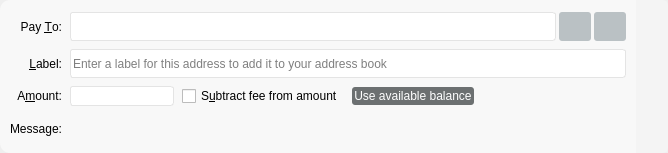
<?xml version="1.0" encoding="UTF-8"?>
<ui version="4.0">
 <class>SendCoinsEntry</class>
 <widget class="QFrame" name="SendCoinsEntry">
  <property name="geometry">
   <rect>
    <x>0</x>
    <y>0</y>
    <width>668</width>
    <height>153</height>
   </rect>
  </property>
  <property name="styleSheet">
   <string notr="true">QFrame {
    border-width: 0px;
}

QPushButton {
border-radius : 3px;
border-width: 0px;
background-color: rgb(186, 193, 196);
}

QPushButton#deleteButton {
border-radius : 0px;
border-top-right-radius : 5px;
border-bottom-right-radius: 5px;
border-width: 0px;
background-color:  rgb(244, 244, 244)
}

QLineEdit , BitcoinAmountField {
    border-radius : 3px;
	border-color: rgb(228, 228, 228);
    border-style: solid;
    border-width: 1px;
}

#useAvailableBalanceButton {
	color : #ffffff;
  
	background-color: rgb(108, 112, 113);
   padding: 2px;
}</string>
  </property>
  <property name="lineWidth">
   <number>0</number>
  </property>
  <layout class="QHBoxLayout" name="horizontalLayout_3">
   <property name="spacing">
    <number>0</number>
   </property>
   <property name="leftMargin">
    <number>0</number>
   </property>
   <property name="topMargin">
    <number>0</number>
   </property>
   <property name="rightMargin">
    <number>0</number>
   </property>
   <property name="bottomMargin">
    <number>0</number>
   </property>
   <item>
    <widget class="QStackedWidget" name="stack">
     <property name="palette">
      <palette>
       <active/>
       <inactive/>
       <disabled/>
      </palette>
     </property>
     <property name="focusPolicy">
      <enum>Qt::TabFocus</enum>
     </property>
     <property name="windowOpacity">
      <double>1.000000000000000</double>
     </property>
     <property name="autoFillBackground">
      <bool>false</bool>
     </property>
     <property name="styleSheet">
      <string notr="true"/>
     </property>
     <property name="lineWidth">
      <number>0</number>
     </property>
     <property name="currentIndex">
      <number>0</number>
     </property>
     <widget class="QFrame" name="SendCoins">
      <property name="toolTip">
       <string>This is a normal payment.</string>
      </property>
      <property name="styleSheet">
       <string notr="true">QFrame {
border-radius: 3px;
}

.QFrame {
	background-color: rgb(248, 248, 248);
    border-width: 0px;

border-radius : 0px;
border-top-left-radius : 10px;
border-bottom-left-radius: 10px;
border-width: 0px;

}

</string>
      </property>
      <property name="frameShape">
       <enum>QFrame::NoFrame</enum>
      </property>
      <property name="lineWidth">
       <number>0</number>
      </property>
      <layout class="QGridLayout" name="gridLayout" columnstretch="0,1,0,1">
       <property name="leftMargin">
        <number>10</number>
       </property>
       <property name="topMargin">
        <number>10</number>
       </property>
       <property name="rightMargin">
        <number>10</number>
       </property>
       <property name="bottomMargin">
        <number>10</number>
       </property>
       <property name="spacing">
        <number>8</number>
       </property>
       <item row="2" column="0">
        <widget class="QLabel" name="payToLabel">
         <property name="text">
          <string>Pay &amp;To:</string>
         </property>
         <property name="alignment">
          <set>Qt::AlignRight|Qt::AlignTrailing|Qt::AlignVCenter</set>
         </property>
         <property name="buddy">
          <cstring>payTo</cstring>
         </property>
        </widget>
       </item>
       <item row="1" column="1">
        <spacer name="verticalSpacer">
         <property name="orientation">
          <enum>Qt::Vertical</enum>
         </property>
         <property name="sizeType">
          <enum>QSizePolicy::Fixed</enum>
         </property>
         <property name="sizeHint" stdset="0">
          <size>
           <width>2</width>
           <height>2</height>
          </size>
         </property>
        </spacer>
       </item>
       <item row="3" column="0">
        <widget class="QLabel" name="labellLabel">
         <property name="text">
          <string>&amp;Label:</string>
         </property>
         <property name="alignment">
          <set>Qt::AlignRight|Qt::AlignTrailing|Qt::AlignVCenter</set>
         </property>
         <property name="buddy">
          <cstring>addAsLabel</cstring>
         </property>
        </widget>
       </item>
       <item row="2" column="1" colspan="3">
        <layout class="QHBoxLayout" name="horizontalLayout">
         <property name="spacing">
          <number>3</number>
         </property>
         <item>
          <widget class="QValidatedLineEdit" name="payTo">
           <property name="sizePolicy">
            <sizepolicy hsizetype="Expanding" vsizetype="Preferred">
             <horstretch>0</horstretch>
             <verstretch>0</verstretch>
            </sizepolicy>
           </property>
           <property name="toolTip">
            <string>The Bitcoin address to send the payment to</string>
           </property>
          </widget>
         </item>
         <item>
          <widget class="QPushButton" name="addressBookButton">
           <property name="sizePolicy">
            <sizepolicy hsizetype="Preferred" vsizetype="Preferred">
             <horstretch>0</horstretch>
             <verstretch>0</verstretch>
            </sizepolicy>
           </property>
           <property name="toolTip">
            <string>Choose previously used address</string>
           </property>
           <property name="text">
            <string/>
           </property>
           <property name="icon">
            <iconset resource="../bitcoin.qrc">
             <normaloff>:/icons/address-book</normaloff>:/icons/address-book</iconset>
           </property>
           <property name="iconSize">
            <size>
             <width>22</width>
             <height>22</height>
            </size>
           </property>
           <property name="shortcut">
            <string>Alt+A</string>
           </property>
          </widget>
         </item>
         <item>
          <widget class="QPushButton" name="pasteButton">
           <property name="sizePolicy">
            <sizepolicy hsizetype="Preferred" vsizetype="Preferred">
             <horstretch>0</horstretch>
             <verstretch>0</verstretch>
            </sizepolicy>
           </property>
           <property name="toolTip">
            <string>Paste address from clipboard</string>
           </property>
           <property name="text">
            <string/>
           </property>
           <property name="icon">
            <iconset resource="../bitcoin.qrc">
             <normaloff>:/icons/editpaste</normaloff>:/icons/editpaste</iconset>
           </property>
           <property name="iconSize">
            <size>
             <width>22</width>
             <height>22</height>
            </size>
           </property>
           <property name="shortcut">
            <string>Alt+P</string>
           </property>
          </widget>
         </item>
        </layout>
       </item>
       <item row="5" column="1">
        <widget class="QLabel" name="messageTextLabel">
         <property name="toolTip">
          <string>A message that was attached to the bitcoin: URI which will be stored with the transaction for your reference. Note: This message will not be sent over the Bitcoin network.</string>
         </property>
         <property name="textFormat">
          <enum>Qt::PlainText</enum>
         </property>
        </widget>
       </item>
       <item row="3" column="1" colspan="3">
        <widget class="QLineEdit" name="addAsLabel">
         <property name="sizePolicy">
          <sizepolicy hsizetype="Expanding" vsizetype="Preferred">
           <horstretch>0</horstretch>
           <verstretch>0</verstretch>
          </sizepolicy>
         </property>
         <property name="toolTip">
          <string>Enter a label for this address to add it to the list of used addresses</string>
         </property>
         <property name="placeholderText">
          <string>Enter a label for this address to add it to your address book</string>
         </property>
        </widget>
       </item>
       <item row="5" column="0">
        <widget class="QLabel" name="messageLabel">
         <property name="text">
          <string>Message:</string>
         </property>
         <property name="alignment">
          <set>Qt::AlignRight|Qt::AlignTrailing|Qt::AlignVCenter</set>
         </property>
        </widget>
       </item>
       <item row="4" column="2">
        <layout class="QHBoxLayout" name="horizontalLayout_2">
         <item>
          <widget class="QCheckBox" name="checkboxSubtractFeeFromAmount">
           <property name="sizePolicy">
            <sizepolicy hsizetype="Preferred" vsizetype="Preferred">
             <horstretch>0</horstretch>
             <verstretch>0</verstretch>
            </sizepolicy>
           </property>
           <property name="palette">
            <palette>
             <active/>
             <inactive/>
             <disabled/>
            </palette>
           </property>
           <property name="toolTip">
            <string>The fee will be deducted from the amount being sent. The recipient will receive less bitcoins than you enter in the amount field. If multiple recipients are selected, the fee is split equally.</string>
           </property>
           <property name="text">
            <string>S&amp;ubtract fee from amount</string>
           </property>
          </widget>
         </item>
         <item>
          <widget class="QPushButton" name="useAvailableBalanceButton">
           <property name="text">
            <string>Use available balance</string>
           </property>
          </widget>
         </item>
         <item>
          <spacer name="horizontalSpacer">
           <property name="orientation">
            <enum>Qt::Horizontal</enum>
           </property>
           <property name="sizeHint" stdset="0">
            <size>
             <width>40</width>
             <height>20</height>
            </size>
           </property>
          </spacer>
         </item>
        </layout>
       </item>
       <item row="4" column="0">
        <widget class="QLabel" name="amountLabel">
         <property name="text">
          <string>A&amp;mount:</string>
         </property>
         <property name="alignment">
          <set>Qt::AlignRight|Qt::AlignTrailing|Qt::AlignVCenter</set>
         </property>
         <property name="buddy">
          <cstring>payAmount</cstring>
         </property>
        </widget>
       </item>
       <item row="4" column="1">
        <widget class="BitcoinAmountField" name="payAmount">
         <property name="sizePolicy">
          <sizepolicy hsizetype="Expanding" vsizetype="Preferred">
           <horstretch>1</horstretch>
           <verstretch>0</verstretch>
          </sizepolicy>
         </property>
         <property name="styleSheet">
          <string notr="true">    border-radius : 3px;
	border-color: rgb(228, 228, 228);
    border-style: solid;
    border-width: 1px;</string>
         </property>
        </widget>
       </item>
      </layout>
     </widget>
     <widget class="QFrame" name="SendCoins_UnauthenticatedPaymentRequest">
      <property name="palette">
       <palette>
        <active>
         <colorrole role="WindowText">
          <brush brushstyle="SolidPattern">
           <color alpha="255">
            <red>0</red>
            <green>0</green>
            <blue>0</blue>
           </color>
          </brush>
         </colorrole>
         <colorrole role="Button">
          <brush brushstyle="SolidPattern">
           <color alpha="255">
            <red>255</red>
            <green>255</green>
            <blue>127</blue>
           </color>
          </brush>
         </colorrole>
         <colorrole role="Light">
          <brush brushstyle="SolidPattern">
           <color alpha="255">
            <red>255</red>
            <green>255</green>
            <blue>255</blue>
           </color>
          </brush>
         </colorrole>
         <colorrole role="Midlight">
          <brush brushstyle="SolidPattern">
           <color alpha="255">
            <red>255</red>
            <green>255</green>
            <blue>191</blue>
           </color>
          </brush>
         </colorrole>
         <colorrole role="Dark">
          <brush brushstyle="SolidPattern">
           <color alpha="255">
            <red>127</red>
            <green>127</green>
            <blue>63</blue>
           </color>
          </brush>
         </colorrole>
         <colorrole role="Mid">
          <brush brushstyle="SolidPattern">
           <color alpha="255">
            <red>170</red>
            <green>170</green>
            <blue>84</blue>
           </color>
          </brush>
         </colorrole>
         <colorrole role="Text">
          <brush brushstyle="SolidPattern">
           <color alpha="255">
            <red>0</red>
            <green>0</green>
            <blue>0</blue>
           </color>
          </brush>
         </colorrole>
         <colorrole role="BrightText">
          <brush brushstyle="SolidPattern">
           <color alpha="255">
            <red>255</red>
            <green>255</green>
            <blue>255</blue>
           </color>
          </brush>
         </colorrole>
         <colorrole role="ButtonText">
          <brush brushstyle="SolidPattern">
           <color alpha="255">
            <red>0</red>
            <green>0</green>
            <blue>0</blue>
           </color>
          </brush>
         </colorrole>
         <colorrole role="Base">
          <brush brushstyle="SolidPattern">
           <color alpha="255">
            <red>255</red>
            <green>255</green>
            <blue>255</blue>
           </color>
          </brush>
         </colorrole>
         <colorrole role="Window">
          <brush brushstyle="SolidPattern">
           <color alpha="255">
            <red>255</red>
            <green>255</green>
            <blue>127</blue>
           </color>
          </brush>
         </colorrole>
         <colorrole role="Shadow">
          <brush brushstyle="SolidPattern">
           <color alpha="255">
            <red>0</red>
            <green>0</green>
            <blue>0</blue>
           </color>
          </brush>
         </colorrole>
         <colorrole role="AlternateBase">
          <brush brushstyle="SolidPattern">
           <color alpha="255">
            <red>255</red>
            <green>255</green>
            <blue>191</blue>
           </color>
          </brush>
         </colorrole>
         <colorrole role="ToolTipBase">
          <brush brushstyle="SolidPattern">
           <color alpha="255">
            <red>255</red>
            <green>255</green>
            <blue>220</blue>
           </color>
          </brush>
         </colorrole>
         <colorrole role="ToolTipText">
          <brush brushstyle="SolidPattern">
           <color alpha="255">
            <red>0</red>
            <green>0</green>
            <blue>0</blue>
           </color>
          </brush>
         </colorrole>
        </active>
        <inactive>
         <colorrole role="WindowText">
          <brush brushstyle="SolidPattern">
           <color alpha="255">
            <red>0</red>
            <green>0</green>
            <blue>0</blue>
           </color>
          </brush>
         </colorrole>
         <colorrole role="Button">
          <brush brushstyle="SolidPattern">
           <color alpha="255">
            <red>255</red>
            <green>255</green>
            <blue>127</blue>
           </color>
          </brush>
         </colorrole>
         <colorrole role="Light">
          <brush brushstyle="SolidPattern">
           <color alpha="255">
            <red>255</red>
            <green>255</green>
            <blue>255</blue>
           </color>
          </brush>
         </colorrole>
         <colorrole role="Midlight">
          <brush brushstyle="SolidPattern">
           <color alpha="255">
            <red>255</red>
            <green>255</green>
            <blue>191</blue>
           </color>
          </brush>
         </colorrole>
         <colorrole role="Dark">
          <brush brushstyle="SolidPattern">
           <color alpha="255">
            <red>127</red>
            <green>127</green>
            <blue>63</blue>
           </color>
          </brush>
         </colorrole>
         <colorrole role="Mid">
          <brush brushstyle="SolidPattern">
           <color alpha="255">
            <red>170</red>
            <green>170</green>
            <blue>84</blue>
           </color>
          </brush>
         </colorrole>
         <colorrole role="Text">
          <brush brushstyle="SolidPattern">
           <color alpha="255">
            <red>0</red>
            <green>0</green>
            <blue>0</blue>
           </color>
          </brush>
         </colorrole>
         <colorrole role="BrightText">
          <brush brushstyle="SolidPattern">
           <color alpha="255">
            <red>255</red>
            <green>255</green>
            <blue>255</blue>
           </color>
          </brush>
         </colorrole>
         <colorrole role="ButtonText">
          <brush brushstyle="SolidPattern">
           <color alpha="255">
            <red>0</red>
            <green>0</green>
            <blue>0</blue>
           </color>
          </brush>
         </colorrole>
         <colorrole role="Base">
          <brush brushstyle="SolidPattern">
           <color alpha="255">
            <red>255</red>
            <green>255</green>
            <blue>255</blue>
           </color>
          </brush>
         </colorrole>
         <colorrole role="Window">
          <brush brushstyle="SolidPattern">
           <color alpha="255">
            <red>255</red>
            <green>255</green>
            <blue>127</blue>
           </color>
          </brush>
         </colorrole>
         <colorrole role="Shadow">
          <brush brushstyle="SolidPattern">
           <color alpha="255">
            <red>0</red>
            <green>0</green>
            <blue>0</blue>
           </color>
          </brush>
         </colorrole>
         <colorrole role="AlternateBase">
          <brush brushstyle="SolidPattern">
           <color alpha="255">
            <red>255</red>
            <green>255</green>
            <blue>191</blue>
           </color>
          </brush>
         </colorrole>
         <colorrole role="ToolTipBase">
          <brush brushstyle="SolidPattern">
           <color alpha="255">
            <red>255</red>
            <green>255</green>
            <blue>220</blue>
           </color>
          </brush>
         </colorrole>
         <colorrole role="ToolTipText">
          <brush brushstyle="SolidPattern">
           <color alpha="255">
            <red>0</red>
            <green>0</green>
            <blue>0</blue>
           </color>
          </brush>
         </colorrole>
        </inactive>
        <disabled>
         <colorrole role="WindowText">
          <brush brushstyle="SolidPattern">
           <color alpha="255">
            <red>127</red>
            <green>127</green>
            <blue>63</blue>
           </color>
          </brush>
         </colorrole>
         <colorrole role="Button">
          <brush brushstyle="SolidPattern">
           <color alpha="255">
            <red>255</red>
            <green>255</green>
            <blue>127</blue>
           </color>
          </brush>
         </colorrole>
         <colorrole role="Light">
          <brush brushstyle="SolidPattern">
           <color alpha="255">
            <red>255</red>
            <green>255</green>
            <blue>255</blue>
           </color>
          </brush>
         </colorrole>
         <colorrole role="Midlight">
          <brush brushstyle="SolidPattern">
           <color alpha="255">
            <red>255</red>
            <green>255</green>
            <blue>191</blue>
           </color>
          </brush>
         </colorrole>
         <colorrole role="Dark">
          <brush brushstyle="SolidPattern">
           <color alpha="255">
            <red>127</red>
            <green>127</green>
            <blue>63</blue>
           </color>
          </brush>
         </colorrole>
         <colorrole role="Mid">
          <brush brushstyle="SolidPattern">
           <color alpha="255">
            <red>170</red>
            <green>170</green>
            <blue>84</blue>
           </color>
          </brush>
         </colorrole>
         <colorrole role="Text">
          <brush brushstyle="SolidPattern">
           <color alpha="255">
            <red>127</red>
            <green>127</green>
            <blue>63</blue>
           </color>
          </brush>
         </colorrole>
         <colorrole role="BrightText">
          <brush brushstyle="SolidPattern">
           <color alpha="255">
            <red>255</red>
            <green>255</green>
            <blue>255</blue>
           </color>
          </brush>
         </colorrole>
         <colorrole role="ButtonText">
          <brush brushstyle="SolidPattern">
           <color alpha="255">
            <red>127</red>
            <green>127</green>
            <blue>63</blue>
           </color>
          </brush>
         </colorrole>
         <colorrole role="Base">
          <brush brushstyle="SolidPattern">
           <color alpha="255">
            <red>255</red>
            <green>255</green>
            <blue>127</blue>
           </color>
          </brush>
         </colorrole>
         <colorrole role="Window">
          <brush brushstyle="SolidPattern">
           <color alpha="255">
            <red>255</red>
            <green>255</green>
            <blue>127</blue>
           </color>
          </brush>
         </colorrole>
         <colorrole role="Shadow">
          <brush brushstyle="SolidPattern">
           <color alpha="255">
            <red>0</red>
            <green>0</green>
            <blue>0</blue>
           </color>
          </brush>
         </colorrole>
         <colorrole role="AlternateBase">
          <brush brushstyle="SolidPattern">
           <color alpha="255">
            <red>255</red>
            <green>255</green>
            <blue>127</blue>
           </color>
          </brush>
         </colorrole>
         <colorrole role="ToolTipBase">
          <brush brushstyle="SolidPattern">
           <color alpha="255">
            <red>255</red>
            <green>255</green>
            <blue>220</blue>
           </color>
          </brush>
         </colorrole>
         <colorrole role="ToolTipText">
          <brush brushstyle="SolidPattern">
           <color alpha="255">
            <red>0</red>
            <green>0</green>
            <blue>0</blue>
           </color>
          </brush>
         </colorrole>
        </disabled>
       </palette>
      </property>
      <property name="toolTip">
       <string>This is an unauthenticated payment request.</string>
      </property>
      <property name="autoFillBackground">
       <bool>true</bool>
      </property>
      <property name="styleSheet">
       <string notr="true"/>
      </property>
      <property name="frameShape">
       <enum>QFrame::NoFrame</enum>
      </property>
      <layout class="QGridLayout" name="gridLayout_is">
       <property name="topMargin">
        <number>10</number>
       </property>
       <property name="rightMargin">
        <number>10</number>
       </property>
       <property name="bottomMargin">
        <number>10</number>
       </property>
       <property name="horizontalSpacing">
        <number>5</number>
       </property>
       <property name="verticalSpacing">
        <number>2</number>
       </property>
       <item row="2" column="2">
        <widget class="BitcoinAmountField" name="payAmount_is">
         <property name="acceptDrops">
          <bool>false</bool>
         </property>
        </widget>
       </item>
       <item row="2" column="0">
        <widget class="QLabel" name="amountLabel_is">
         <property name="text">
          <string>A&amp;mount:</string>
         </property>
         <property name="alignment">
          <set>Qt::AlignRight|Qt::AlignTrailing|Qt::AlignVCenter</set>
         </property>
         <property name="buddy">
          <cstring>payAmount_is</cstring>
         </property>
        </widget>
       </item>
       <item row="1" column="0">
        <widget class="QLabel" name="memoLabel_is">
         <property name="text">
          <string>Memo:</string>
         </property>
         <property name="alignment">
          <set>Qt::AlignRight|Qt::AlignTrailing|Qt::AlignVCenter</set>
         </property>
        </widget>
       </item>
       <item row="0" column="0">
        <widget class="QLabel" name="payToLabel_is">
         <property name="text">
          <string>Pay To:</string>
         </property>
         <property name="alignment">
          <set>Qt::AlignRight|Qt::AlignTrailing|Qt::AlignVCenter</set>
         </property>
        </widget>
       </item>
       <item row="0" column="2">
        <widget class="QLabel" name="payTo_is"/>
       </item>
       <item row="1" column="2">
        <widget class="QLabel" name="memoTextLabel_is">
         <property name="textFormat">
          <enum>Qt::PlainText</enum>
         </property>
        </widget>
       </item>
      </layout>
     </widget>
     <widget class="QFrame" name="SendCoins_AuthenticatedPaymentRequest">
      <property name="palette">
       <palette>
        <active>
         <colorrole role="WindowText">
          <brush brushstyle="SolidPattern">
           <color alpha="255">
            <red>0</red>
            <green>0</green>
            <blue>0</blue>
           </color>
          </brush>
         </colorrole>
         <colorrole role="Button">
          <brush brushstyle="SolidPattern">
           <color alpha="255">
            <red>140</red>
            <green>232</green>
            <blue>119</blue>
           </color>
          </brush>
         </colorrole>
         <colorrole role="Light">
          <brush brushstyle="SolidPattern">
           <color alpha="255">
            <red>230</red>
            <green>255</green>
            <blue>224</blue>
           </color>
          </brush>
         </colorrole>
         <colorrole role="Midlight">
          <brush brushstyle="SolidPattern">
           <color alpha="255">
            <red>185</red>
            <green>243</green>
            <blue>171</blue>
           </color>
          </brush>
         </colorrole>
         <colorrole role="Dark">
          <brush brushstyle="SolidPattern">
           <color alpha="255">
            <red>70</red>
            <green>116</green>
            <blue>59</blue>
           </color>
          </brush>
         </colorrole>
         <colorrole role="Mid">
          <brush brushstyle="SolidPattern">
           <color alpha="255">
            <red>93</red>
            <green>155</green>
            <blue>79</blue>
           </color>
          </brush>
         </colorrole>
         <colorrole role="Text">
          <brush brushstyle="SolidPattern">
           <color alpha="255">
            <red>0</red>
            <green>0</green>
            <blue>0</blue>
           </color>
          </brush>
         </colorrole>
         <colorrole role="BrightText">
          <brush brushstyle="SolidPattern">
           <color alpha="255">
            <red>155</red>
            <green>255</green>
            <blue>147</blue>
           </color>
          </brush>
         </colorrole>
         <colorrole role="ButtonText">
          <brush brushstyle="SolidPattern">
           <color alpha="255">
            <red>0</red>
            <green>0</green>
            <blue>0</blue>
           </color>
          </brush>
         </colorrole>
         <colorrole role="Base">
          <brush brushstyle="SolidPattern">
           <color alpha="255">
            <red>119</red>
            <green>255</green>
            <blue>233</blue>
           </color>
          </brush>
         </colorrole>
         <colorrole role="Window">
          <brush brushstyle="SolidPattern">
           <color alpha="255">
            <red>140</red>
            <green>232</green>
            <blue>119</blue>
           </color>
          </brush>
         </colorrole>
         <colorrole role="Shadow">
          <brush brushstyle="SolidPattern">
           <color alpha="255">
            <red>0</red>
            <green>0</green>
            <blue>0</blue>
           </color>
          </brush>
         </colorrole>
         <colorrole role="AlternateBase">
          <brush brushstyle="SolidPattern">
           <color alpha="255">
            <red>197</red>
            <green>243</green>
            <blue>187</blue>
           </color>
          </brush>
         </colorrole>
         <colorrole role="NoRole">
          <brush brushstyle="SolidPattern">
           <color alpha="255">
            <red>125</red>
            <green>194</green>
            <blue>122</blue>
           </color>
          </brush>
         </colorrole>
         <colorrole role="ToolTipBase">
          <brush brushstyle="SolidPattern">
           <color alpha="255">
            <red>255</red>
            <green>255</green>
            <blue>220</blue>
           </color>
          </brush>
         </colorrole>
         <colorrole role="ToolTipText">
          <brush brushstyle="SolidPattern">
           <color alpha="255">
            <red>0</red>
            <green>0</green>
            <blue>0</blue>
           </color>
          </brush>
         </colorrole>
        </active>
        <inactive>
         <colorrole role="WindowText">
          <brush brushstyle="SolidPattern">
           <color alpha="255">
            <red>0</red>
            <green>0</green>
            <blue>0</blue>
           </color>
          </brush>
         </colorrole>
         <colorrole role="Button">
          <brush brushstyle="SolidPattern">
           <color alpha="255">
            <red>140</red>
            <green>232</green>
            <blue>119</blue>
           </color>
          </brush>
         </colorrole>
         <colorrole role="Light">
          <brush brushstyle="SolidPattern">
           <color alpha="255">
            <red>230</red>
            <green>255</green>
            <blue>224</blue>
           </color>
          </brush>
         </colorrole>
         <colorrole role="Midlight">
          <brush brushstyle="SolidPattern">
           <color alpha="255">
            <red>185</red>
            <green>243</green>
            <blue>171</blue>
           </color>
          </brush>
         </colorrole>
         <colorrole role="Dark">
          <brush brushstyle="SolidPattern">
           <color alpha="255">
            <red>70</red>
            <green>116</green>
            <blue>59</blue>
           </color>
          </brush>
         </colorrole>
         <colorrole role="Mid">
          <brush brushstyle="SolidPattern">
           <color alpha="255">
            <red>93</red>
            <green>155</green>
            <blue>79</blue>
           </color>
          </brush>
         </colorrole>
         <colorrole role="Text">
          <brush brushstyle="SolidPattern">
           <color alpha="255">
            <red>0</red>
            <green>0</green>
            <blue>0</blue>
           </color>
          </brush>
         </colorrole>
         <colorrole role="BrightText">
          <brush brushstyle="SolidPattern">
           <color alpha="255">
            <red>155</red>
            <green>255</green>
            <blue>147</blue>
           </color>
          </brush>
         </colorrole>
         <colorrole role="ButtonText">
          <brush brushstyle="SolidPattern">
           <color alpha="255">
            <red>0</red>
            <green>0</green>
            <blue>0</blue>
           </color>
          </brush>
         </colorrole>
         <colorrole role="Base">
          <brush brushstyle="SolidPattern">
           <color alpha="255">
            <red>119</red>
            <green>255</green>
            <blue>233</blue>
           </color>
          </brush>
         </colorrole>
         <colorrole role="Window">
          <brush brushstyle="SolidPattern">
           <color alpha="255">
            <red>140</red>
            <green>232</green>
            <blue>119</blue>
           </color>
          </brush>
         </colorrole>
         <colorrole role="Shadow">
          <brush brushstyle="SolidPattern">
           <color alpha="255">
            <red>0</red>
            <green>0</green>
            <blue>0</blue>
           </color>
          </brush>
         </colorrole>
         <colorrole role="AlternateBase">
          <brush brushstyle="SolidPattern">
           <color alpha="255">
            <red>197</red>
            <green>243</green>
            <blue>187</blue>
           </color>
          </brush>
         </colorrole>
         <colorrole role="NoRole">
          <brush brushstyle="SolidPattern">
           <color alpha="255">
            <red>125</red>
            <green>194</green>
            <blue>122</blue>
           </color>
          </brush>
         </colorrole>
         <colorrole role="ToolTipBase">
          <brush brushstyle="SolidPattern">
           <color alpha="255">
            <red>255</red>
            <green>255</green>
            <blue>220</blue>
           </color>
          </brush>
         </colorrole>
         <colorrole role="ToolTipText">
          <brush brushstyle="SolidPattern">
           <color alpha="255">
            <red>0</red>
            <green>0</green>
            <blue>0</blue>
           </color>
          </brush>
         </colorrole>
        </inactive>
        <disabled>
         <colorrole role="WindowText">
          <brush brushstyle="SolidPattern">
           <color alpha="255">
            <red>70</red>
            <green>116</green>
            <blue>59</blue>
           </color>
          </brush>
         </colorrole>
         <colorrole role="Button">
          <brush brushstyle="SolidPattern">
           <color alpha="255">
            <red>140</red>
            <green>232</green>
            <blue>119</blue>
           </color>
          </brush>
         </colorrole>
         <colorrole role="Light">
          <brush brushstyle="SolidPattern">
           <color alpha="255">
            <red>230</red>
            <green>255</green>
            <blue>224</blue>
           </color>
          </brush>
         </colorrole>
         <colorrole role="Midlight">
          <brush brushstyle="SolidPattern">
           <color alpha="255">
            <red>185</red>
            <green>243</green>
            <blue>171</blue>
           </color>
          </brush>
         </colorrole>
         <colorrole role="Dark">
          <brush brushstyle="SolidPattern">
           <color alpha="255">
            <red>70</red>
            <green>116</green>
            <blue>59</blue>
           </color>
          </brush>
         </colorrole>
         <colorrole role="Mid">
          <brush brushstyle="SolidPattern">
           <color alpha="255">
            <red>93</red>
            <green>155</green>
            <blue>79</blue>
           </color>
          </brush>
         </colorrole>
         <colorrole role="Text">
          <brush brushstyle="SolidPattern">
           <color alpha="255">
            <red>70</red>
            <green>116</green>
            <blue>59</blue>
           </color>
          </brush>
         </colorrole>
         <colorrole role="BrightText">
          <brush brushstyle="SolidPattern">
           <color alpha="255">
            <red>155</red>
            <green>255</green>
            <blue>147</blue>
           </color>
          </brush>
         </colorrole>
         <colorrole role="ButtonText">
          <brush brushstyle="SolidPattern">
           <color alpha="255">
            <red>70</red>
            <green>116</green>
            <blue>59</blue>
           </color>
          </brush>
         </colorrole>
         <colorrole role="Base">
          <brush brushstyle="SolidPattern">
           <color alpha="255">
            <red>140</red>
            <green>232</green>
            <blue>119</blue>
           </color>
          </brush>
         </colorrole>
         <colorrole role="Window">
          <brush brushstyle="SolidPattern">
           <color alpha="255">
            <red>140</red>
            <green>232</green>
            <blue>119</blue>
           </color>
          </brush>
         </colorrole>
         <colorrole role="Shadow">
          <brush brushstyle="SolidPattern">
           <color alpha="255">
            <red>0</red>
            <green>0</green>
            <blue>0</blue>
           </color>
          </brush>
         </colorrole>
         <colorrole role="AlternateBase">
          <brush brushstyle="SolidPattern">
           <color alpha="255">
            <red>140</red>
            <green>232</green>
            <blue>119</blue>
           </color>
          </brush>
         </colorrole>
         <colorrole role="NoRole">
          <brush brushstyle="SolidPattern">
           <color alpha="255">
            <red>125</red>
            <green>194</green>
            <blue>122</blue>
           </color>
          </brush>
         </colorrole>
         <colorrole role="ToolTipBase">
          <brush brushstyle="SolidPattern">
           <color alpha="255">
            <red>255</red>
            <green>255</green>
            <blue>220</blue>
           </color>
          </brush>
         </colorrole>
         <colorrole role="ToolTipText">
          <brush brushstyle="SolidPattern">
           <color alpha="255">
            <red>0</red>
            <green>0</green>
            <blue>0</blue>
           </color>
          </brush>
         </colorrole>
        </disabled>
       </palette>
      </property>
      <property name="toolTip">
       <string>This is an authenticated payment request.</string>
      </property>
      <property name="autoFillBackground">
       <bool>true</bool>
      </property>
      <property name="frameShape">
       <enum>QFrame::NoFrame</enum>
      </property>
      <layout class="QGridLayout" name="gridLayout_s" rowstretch="0,0,0">
       <property name="leftMargin">
        <number>10</number>
       </property>
       <property name="topMargin">
        <number>10</number>
       </property>
       <property name="rightMargin">
        <number>10</number>
       </property>
       <property name="bottomMargin">
        <number>0</number>
       </property>
       <property name="spacing">
        <number>5</number>
       </property>
       <item row="2" column="1">
        <widget class="BitcoinAmountField" name="payAmount_s">
         <property name="acceptDrops">
          <bool>false</bool>
         </property>
        </widget>
       </item>
       <item row="1" column="0">
        <widget class="QLabel" name="memoLabel_s">
         <property name="text">
          <string>Memo:</string>
         </property>
         <property name="alignment">
          <set>Qt::AlignRight|Qt::AlignTrailing|Qt::AlignVCenter</set>
         </property>
        </widget>
       </item>
       <item row="0" column="0">
        <widget class="QLabel" name="payToLabel_s">
         <property name="text">
          <string>Pay To:</string>
         </property>
         <property name="alignment">
          <set>Qt::AlignRight|Qt::AlignTrailing|Qt::AlignVCenter</set>
         </property>
        </widget>
       </item>
       <item row="0" column="1">
        <widget class="QLabel" name="payTo_s">
         <property name="textFormat">
          <enum>Qt::PlainText</enum>
         </property>
        </widget>
       </item>
       <item row="2" column="0">
        <widget class="QLabel" name="amountLabel_s">
         <property name="text">
          <string>A&amp;mount:</string>
         </property>
         <property name="alignment">
          <set>Qt::AlignRight|Qt::AlignTrailing|Qt::AlignVCenter</set>
         </property>
         <property name="buddy">
          <cstring>payAmount_s</cstring>
         </property>
        </widget>
       </item>
       <item row="1" column="1">
        <widget class="QLabel" name="memoTextLabel_s">
         <property name="textFormat">
          <enum>Qt::PlainText</enum>
         </property>
        </widget>
       </item>
      </layout>
     </widget>
    </widget>
   </item>
   <item>
    <widget class="QPushButton" name="deleteButton">
     <property name="sizePolicy">
      <sizepolicy hsizetype="Preferred" vsizetype="Preferred">
       <horstretch>0</horstretch>
       <verstretch>0</verstretch>
      </sizepolicy>
     </property>
     <property name="toolTip">
      <string>Remove this entry</string>
     </property>
     <property name="styleSheet">
      <string notr="true">QPushButton {
    qproperty-icon: url(&quot; &quot;); /* empty image */
    qproperty-iconSize: 22px 22px; /* space for the background image */
    background-image: url(&quot;:/icons/remove&quot;);
    background-repeat: no-repeat;
    background-position: center; 
}

QPushButton:hover {
    background-image: url(&quot;:/icons/colored_remove&quot;);
    background-repeat: no-repeat;
}</string>
     </property>
     <property name="text">
      <string/>
     </property>
     <property name="iconSize">
      <size>
       <width>22</width>
       <height>22</height>
      </size>
     </property>
    </widget>
   </item>
  </layout>
 </widget>
 <customwidgets>
  <customwidget>
   <class>QValidatedLineEdit</class>
   <extends>QLineEdit</extends>
   <header>qt/qvalidatedlineedit.h</header>
  </customwidget>
  <customwidget>
   <class>BitcoinAmountField</class>
   <extends>QLineEdit</extends>
   <header>qt/bitcoinamountfield.h</header>
   <container>1</container>
  </customwidget>
 </customwidgets>
 <tabstops>
  <tabstop>addAsLabel</tabstop>
 </tabstops>
 <resources>
  <include location="../bitcoin.qrc"/>
 </resources>
 <connections/>
</ui>
